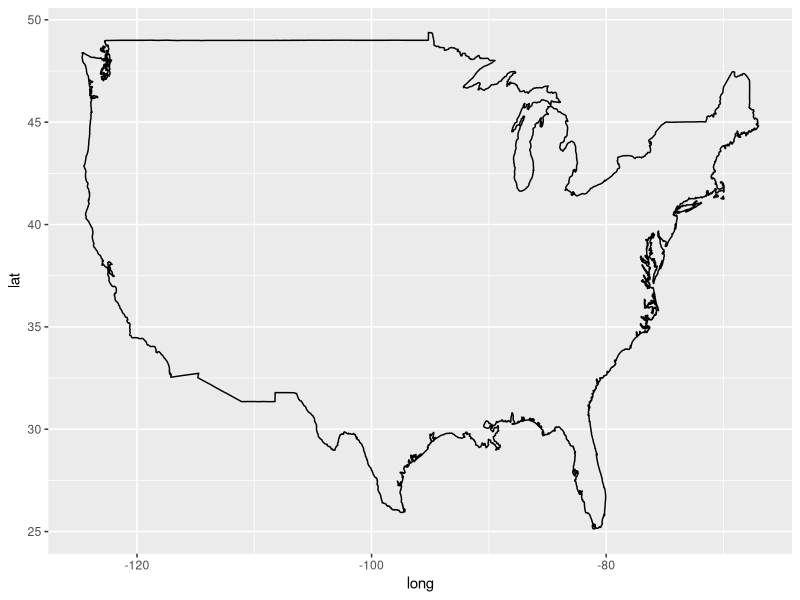

Write R code to recreate this figure.
library(ggplot2)
library(dplyr)

us_map <- map_data("usa")

# If you plot the points for a couple of states, mapping longitude to the x
# aesthetic and latitude to the y aesthetic, you can see that the points
# show the outline of the state

us_map %>%
  ggplot(aes(x = long, y = lat, group = group)) + 
  geom_path()
